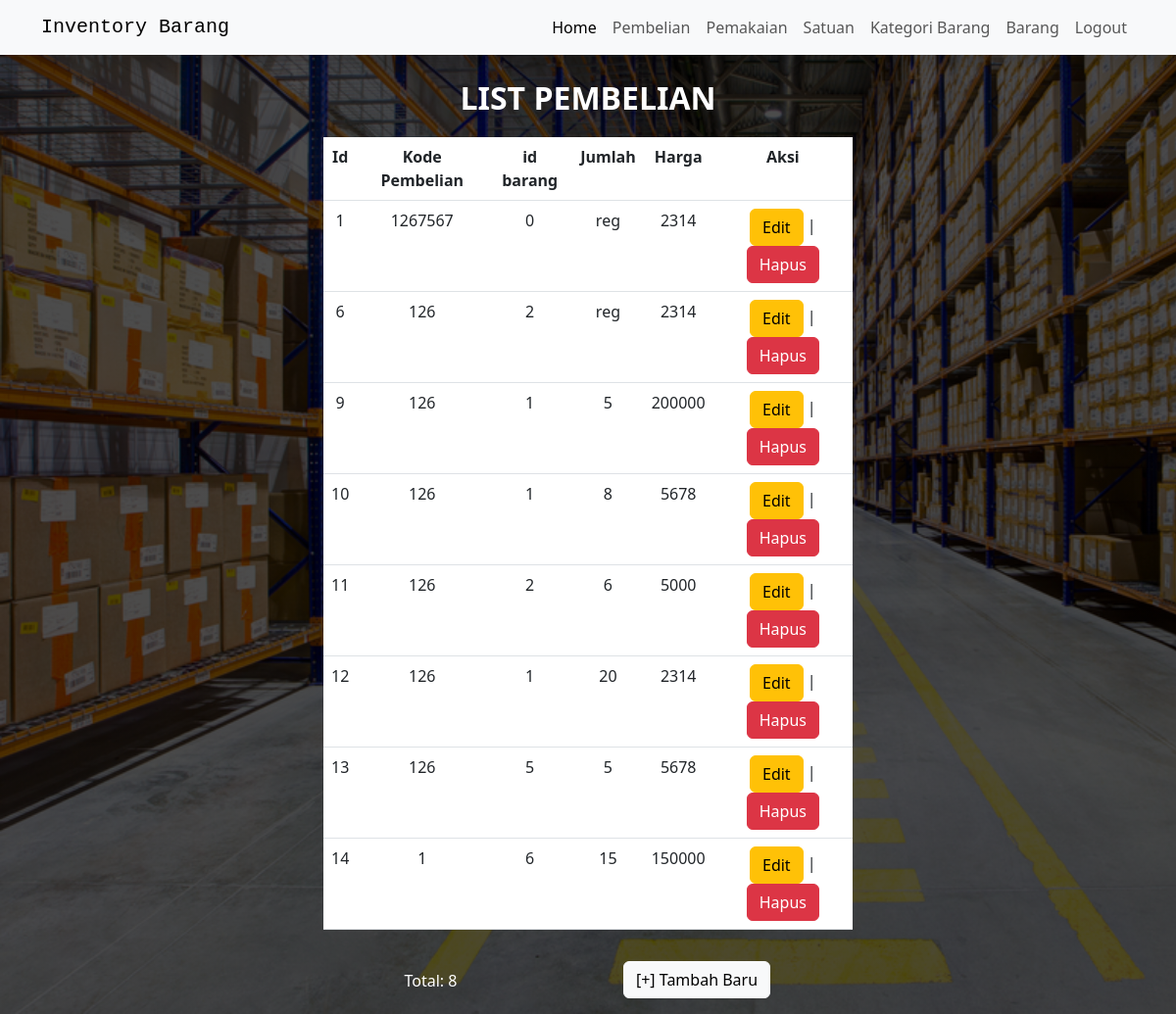
/pembelian/listpembelian.php, run on the app's committed database.
### tables this page shows
CREATE TABLE `pembelian` (
  `id` int(255) NOT NULL,
  `kode_pembelian` int(168) NOT NULL,
  `id_barang` int(11) NOT NULL,
  `jumlah` varchar(168) NOT NULL,
  `harga` varchar(255) NOT NULL
);

### pembelian/listpembelian.php (the view)
<?php
include("../koneksi/koneksi.php");
include('../head.php');
?>
<header>
    <p>
        <b>LIST PEMBELIAN</b>
    </p>
</header>
<div class="table-pembelian">
    <div class="table-responsive">
        <table class="table table-hover text-center">
            <thead>
                <tr class="table">
                    <th>Id</th>
                    <th>Kode Pembelian</th>
                    <th>id barang</th>
                    <th>Jumlah</th>
                    <th>Harga</th>
                    <th>Aksi</th>
                </tr>
            </thead>
            <tbody>
                <?php
                $sql = "SELECT pembelian.id,pembelian.kode_pembelian,pembelian.id_barang,pembelian.jumlah,pembelian.harga FROM pembelian LEFT JOIN barang ON pembelian.id_barang=barang.id";
                $query = mysqli_query($db, $sql);
                while ($pembelian = mysqli_fetch_array($query)) {
                    echo "<tr>";
                    echo "<td>" . $pembelian['id'] . "</td>";
                    echo "<td>" . $pembelian['kode_pembelian'] . "</td>";
                    echo "<td>" . $pembelian['id_barang'] . "</td>";
                    echo "<td>" . $pembelian['jumlah'] . "</td>";
                    echo "<td>" . $pembelian['harga'] . "</td>";
                    echo "<td>";
                    echo "<a href='editpembelian.php?id=" . $pembelian['id'] . "&kode=".$pembelian['kode_pembelian']."' class='btn btn-warning'>Edit</a> | ";
                    echo '<a href="hapuspembelian.php?id=' . $pembelian['id'] . '" class="btn btn-danger">Hapus</a> ';
                    echo "</td>";
                    echo "</tr>";
                }
                ?>
            </tbody>
        </table>
    </div>
</div>
<div class="container text-center">
    <div class="row justify-content-center">
        <div class="col-2 pt-4 pe-5">
            <p>Total: <?php echo mysqli_num_rows($query) ?></p>
        </div>
        <div class="col-3">
            <nav>
                <a href="formpembelian.php" class="btn btn-light" style="margin-bottom: 1rem; margin-top:1rem; margin-left:2rem;">[+] Tambah Baru</a>
            </nav>
        </div>
    </div>
</div>
<?php
include('../bottom.php');
?>

### style/style.css (style rules this page uses)
body { background-size: cover; background-repeat: no-repeat; background-position: center; background-attachment: fixed; position: relative; background-repeat: no-repeat !important; background-size: cover !important; min-height: 100vh; background: linear-gradient(rgba(0, 0, 0, 0.7), rgba(0, 0, 0, 0.7)) ,url(../gambar/bg.jpg); }
header { margin-top: 20px; color: white; font-size: xx-large; text-align: center; }
p { color: white; }
.table { color: white; background-color: white; }
.table-pembelian { margin: auto; width: 45%; }

### data on the page
pembelian: id "1", kode_pembelian "1267567", id_barang "0", jumlah "reg", harga "2314"
pembelian: id "6", kode_pembelian "126", id_barang "2", jumlah "reg", harga "2314"
pembelian: id "9", kode_pembelian "126", id_barang "1", jumlah "5", harga "200000"
pembelian: id "10", kode_pembelian "126", id_barang "1", jumlah "8", harga "5678"
pembelian: id "11", kode_pembelian "126", id_barang "2", jumlah "6", harga "5000"
pembelian: id "12", kode_pembelian "126", id_barang "1", jumlah "20", harga "2314"
pembelian: id "13", kode_pembelian "126", id_barang "5", jumlah "5", harga "5678"
pembelian: id "14", kode_pembelian "1", id_barang "6", jumlah "15", harga "150000"

### other printed values
mysqli_num_rows($query) "8"
